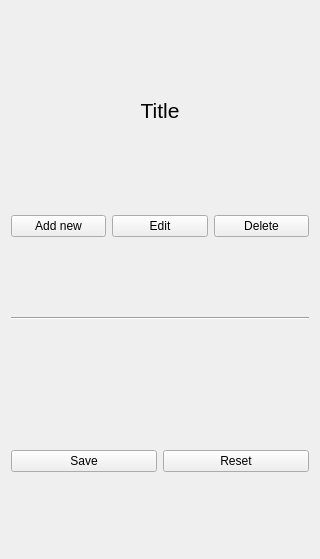
<?xml version="1.0" encoding="UTF-8"?>
<ui version="4.0">
 <class>BasicForm</class>
 <widget class="QWidget" name="BasicForm">
  <property name="geometry">
   <rect>
    <x>0</x>
    <y>0</y>
    <width>320</width>
    <height>559</height>
   </rect>
  </property>
  <property name="maximumSize">
   <size>
    <width>350</width>
    <height>16777215</height>
   </size>
  </property>
  <property name="windowTitle">
   <string>Form</string>
  </property>
  <property name="styleSheet">
   <string notr="true"/>
  </property>
  <layout class="QVBoxLayout" name="verticalLayout">
   <item>
    <widget class="QLabel" name="titleLabel">
     <property name="maximumSize">
      <size>
       <width>16777215</width>
       <height>50</height>
      </size>
     </property>
     <property name="font">
      <font>
       <pointsize>16</pointsize>
      </font>
     </property>
     <property name="text">
      <string>Title</string>
     </property>
     <property name="alignment">
      <set>Qt::AlignCenter</set>
     </property>
    </widget>
   </item>
   <item>
    <layout class="QHBoxLayout" name="horizontalLayout_2">
     <item>
      <widget class="QPushButton" name="pushButtonAdd">
       <property name="text">
        <string>Add new</string>
       </property>
      </widget>
     </item>
     <item>
      <widget class="QPushButton" name="pushButtonEdit">
       <property name="text">
        <string>Edit</string>
       </property>
      </widget>
     </item>
     <item>
      <widget class="QPushButton" name="pushButtonDelete">
       <property name="text">
        <string>Delete</string>
       </property>
      </widget>
     </item>
    </layout>
   </item>
   <item>
    <widget class="Line" name="line">
     <property name="orientation">
      <enum>Qt::Horizontal</enum>
     </property>
    </widget>
   </item>
   <item>
    <spacer name="horizontalSpacer">
     <property name="orientation">
      <enum>Qt::Horizontal</enum>
     </property>
     <property name="sizeType">
      <enum>QSizePolicy::MinimumExpanding</enum>
     </property>
     <property name="sizeHint" stdset="0">
      <size>
       <width>40</width>
       <height>50</height>
      </size>
     </property>
    </spacer>
   </item>
   <item>
    <layout class="QHBoxLayout" name="horizontalLayout">
     <property name="sizeConstraint">
      <enum>QLayout::SetMaximumSize</enum>
     </property>
     <item>
      <widget class="QPushButton" name="pushButtonSave">
       <property name="text">
        <string>Save</string>
       </property>
      </widget>
     </item>
     <item>
      <widget class="QPushButton" name="pushButtonReset">
       <property name="text">
        <string>Reset</string>
       </property>
      </widget>
     </item>
    </layout>
   </item>
  </layout>
 </widget>
 <resources/>
 <connections/>
</ui>
